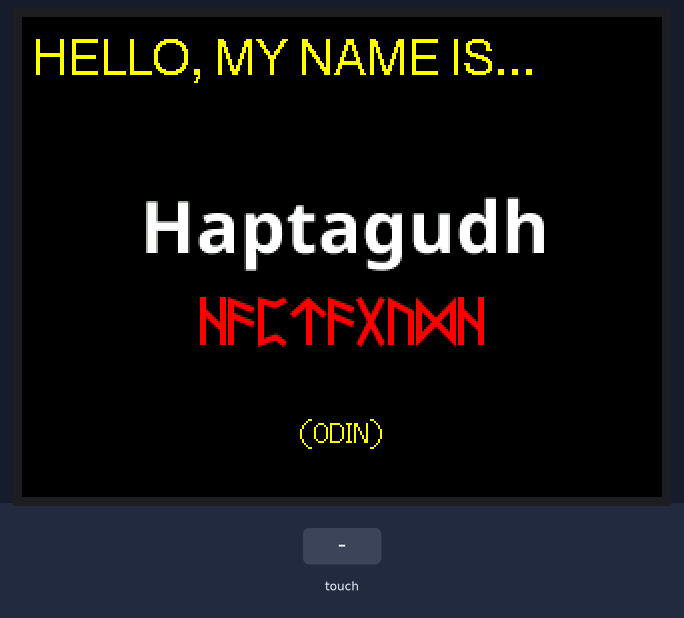
The sketch below on a simulated ESP32. On the bench: 320×240 colour display. Inputs (shaded band) come from the test bench. Random numbers use the default seed unless the sketch sets one.

Above: at 4.4 s.
4.5 s: touch panel pressed at 13 % / 10 % of its raw x / y range
At 6.3 s:
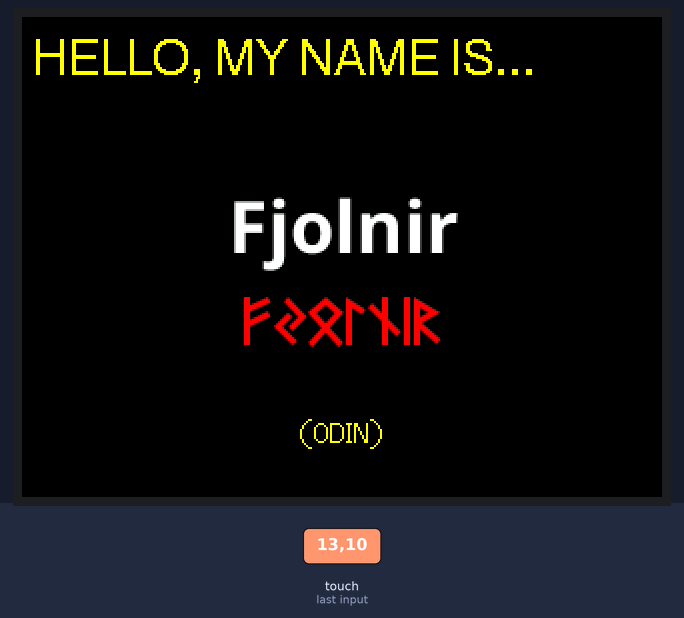
8.5 s: touch panel pressed at 87 % / 10 % of its raw x / y range
At 10.0 s:
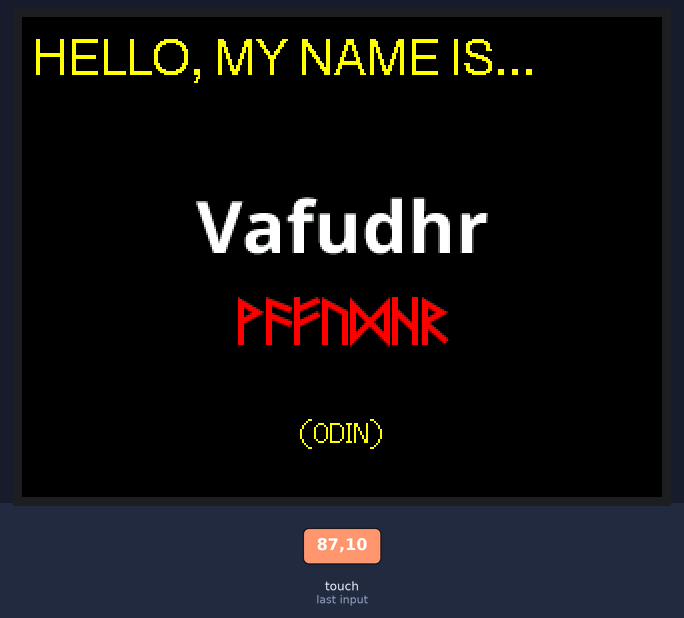
12.5 s: touch panel pressed at 38 % / 10 % of its raw x / y range
At 16.3 s:
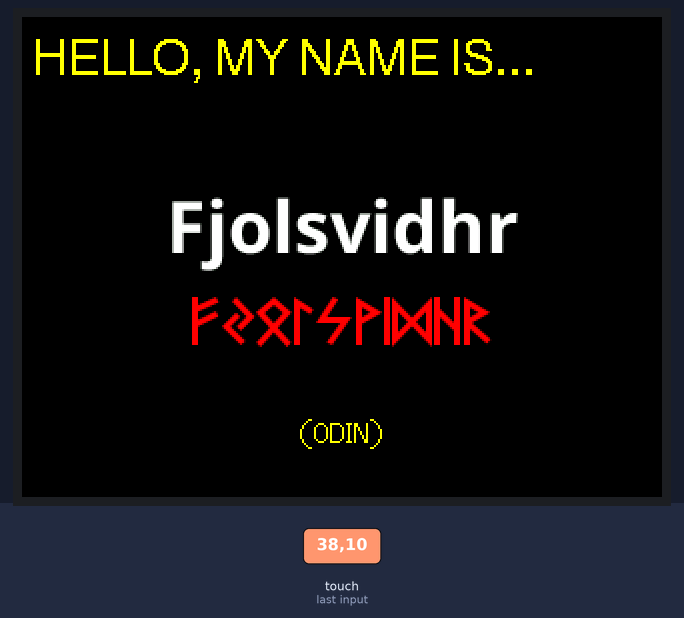
16.5 s: touch panel pressed at 38 % / 30 % of its raw x / y range
At 20.3 s:
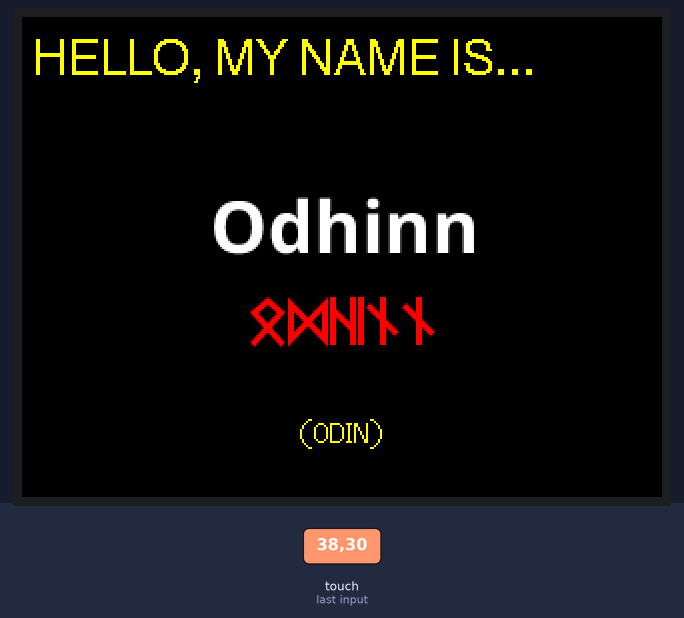
20.5 s: touch panel pressed at 62 % / 30 % of its raw x / y range
At 24.4 s:
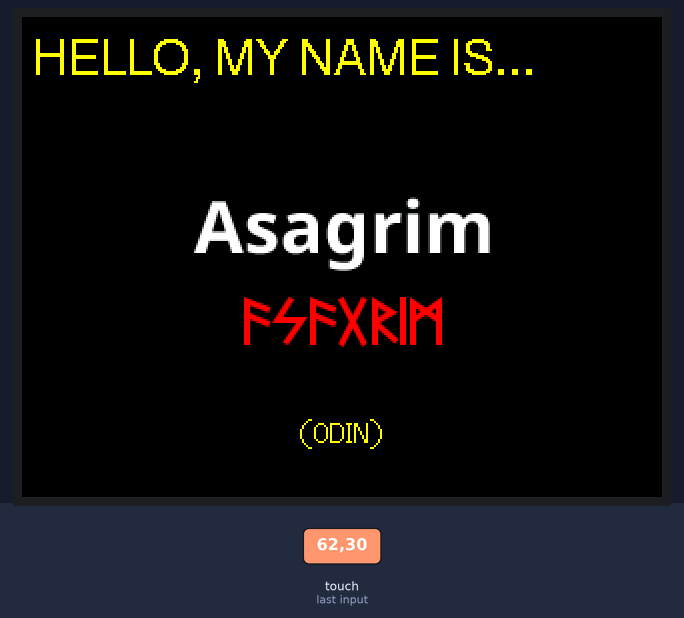
24.5 s: touch panel pressed at 13 % / 50 % of its raw x / y range
At 28.8 s:
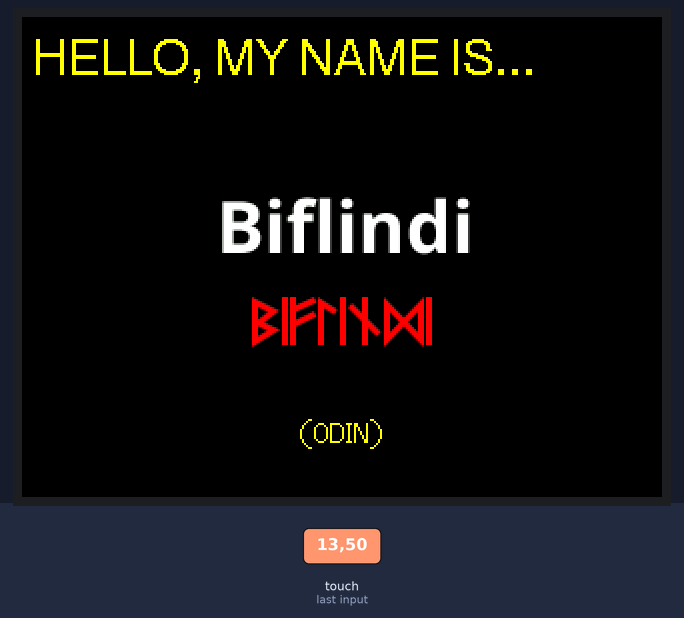
Timing chart, 0 to 30.3 s (numbered marks = the images above; inputs shaded):
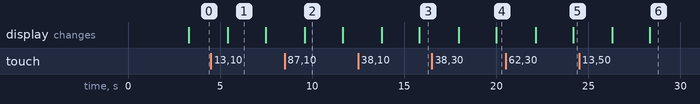

Measured:
- what the display in image 1 shows lasts 2.1 s, from 5.4 s to 7.5 s

The sketch:

namebadge3.ino
```cpp
/*******************************************************************
    Name Badge
    Adapted by Michael Bapst (https://www.einherjar.org)

    Name Badge is based on "Hello World" for the ESP32 Cheap Yellow Display.
    https://github.com/witnessmenow/ESP32-Cheap-Yellow-Display

    Written by Brian Lough
    YouTube: https://www.youtube.com/brianlough
    Twitter: https://twitter.com/witnessmenow

    Touch code was taken from Rui Santos & Sara Santos - Random Nerd Tutorials
    Additional code was supplied by Microsoft Copilot, who helped me remember
    a lot of C/C++, which I hadn't touched since the 90's
 *******************************************************************/

// Make sure to copy the UserSetup.h file into the library as
// per the Github Instructions. The pins are defined in there.
#include <string>
#include "NotoSansBold36.h"
#include "FutharkAOE.h"
#include "namelist.h"

// The font names are arrays references, thus must NOT be in quotes ""
#define AA_FONT_LARGE NotoSansBold36
#define AA_FONT_RUNIC FutharkAOE28
#define Name_List cNameList

#include <SPI.h>

// A library for interfacing with LCD displays
// Can be installed from the library manager (Search for "TFT_eSPI")
//https://github.com/Bodmer/TFT_eSPI
#include <TFT_eSPI.h>       // Hardware-specific library

TFT_eSPI tft = TFT_eSPI();

// Install the "XPT2046_Touchscreen" library by Paul Stoffregen to use the Touchscreen - https://github.com/PaulStoffregen/XPT2046_Touchscreen
// Note: this library doesn't require further configuration
#include <XPT2046_Touchscreen.h>

// Touchscreen pins
#define XPT2046_IRQ 36   // T_IRQ
#define XPT2046_MOSI 32  // T_DIN
#define XPT2046_MISO 39  // T_OUT
#define XPT2046_CLK 25   // T_CLK
#define XPT2046_CS 33    // T_CS

// Touchscreen coordinates: (x, y) and pressure (z)
int x, y, z;

SPIClass touchscreenSPI = SPIClass(VSPI);
XPT2046_Touchscreen touchscreen(XPT2046_CS, XPT2046_IRQ);

void RNDSeedTouch(int touchX, int touchY, int touchZ) {
  srand(touchX * touchY);
}

void setup() {
  //Initial Random seed value. The random seed will change when you touch the screen
  srand(69); //Nice...

  touchscreenSPI.begin(XPT2046_CLK, XPT2046_MISO, XPT2046_MOSI, XPT2046_CS);
  touchscreen.begin(touchscreenSPI);
  // Set the Touchscreen rotation in landscape mode
  // Note: in some displays, the touchscreen might be upside down, so you might need to set the rotation to 3: touchscreen.setRotation(3);
  touchscreen.setRotation(1);

  // Start the tft display and set it to black
  tft.init();
  tft.setRotation(1); //This is the display in landscape

  // Clear the screen before writing to it
  tft.fillScreen(TFT_BLACK);
  tft.setTextColor(TFT_YELLOW, TFT_BLACK, true);
  tft.drawString("HELLO, MY NAME IS...", 5, 10, 4); // Left Aligned
  tft.drawCentreString("(ODIN)", 160, 200, 2);
  tft.loadFont(AA_FONT_LARGE); // Must load the font first
  tft.setTextColor(TFT_WHITE, TFT_BLACK, true);
  tft.drawCentreString("Michael", 160, 90, 4); //Center Aligned
  tft.unloadFont(); // Remove the font to recover memory used
  delay(3000);
}


void loop() {

  //Checks to see if the screen has been touched, and if it has
  //Seed the random number with X * Y of where the screen has been touched.
  if (touchscreen.tirqTouched() && touchscreen.touched()) {
    // Get Touchscreen points
    TS_Point p = touchscreen.getPoint();
    // Calibrate Touchscreen points with map function to the correct width and height
    x = map(p.x, 200, 3700, 1, 320);
    y = map(p.y, 240, 3800, 1, 240);
    z = p.z;

    RNDSeedTouch(x, y, x);

    // Uncomment the next two lines to print the new random seed to the screen.
    //tft.setTextColor(TFT_WHITE, TFT_BLACK, true);
    //tft.drawCentreString(String(x * y), 160, 220, 2);

    delay(100);
  }

  int rndNumber = rand() % 96; //Pick a number between 0 and 96
  //Randomly selected name so it doesn't look like your going down an alphabetical list

  //Print Name in Roman Characters
  tft.loadFont(AA_FONT_LARGE);    // Must load the font first]
  //Blank out old text instead of clearing the screen. This prevents screen flashing
  tft.setTextColor(TFT_WHITE, TFT_BLACK, true);
  tft.drawCentreString("                                  ", 160, 90, 4);
  tft.drawCentreString(Name_List[rndNumber][0], 160, 90, 4);              //Write new text
  tft.unloadFont(); // Remove the font to recover memory used

  //Print Name is Runic Characters
  tft.loadFont(AA_FONT_RUNIC);    // Must load the font first
  tft.setTextColor(TFT_RED, TFT_BLACK, true);
  tft.drawCentreString("                                  ", 160, 140, 4); //Clear old text
  tft.drawCentreString(Name_List[rndNumber][1], 160, 140, 4);              //Write new text
  tft.unloadFont(); // Remove the font to recover memory used

  delay(2000); //wait 2 seconds and start over
}
```

namelist.h
```cpp
/* *****************************************************************************************
                              A list of Odhinn's names
Odin has 170 different names. More if you count the different spellings of the same name:
ODIN -> ODHINN -> OTHEN -> WODEN -> WOTAN
Here I have selected 96 of them.
The first name is Old Norse ---> English spelling
The Second Name is the Rune friendly Spelling (Y=I, C=K, V=W, etc.)
*******************************************************************************************/

const String cNameList[96][2] = {
  { "Alfadhr", "alfadhr" },
  { "Aldagautr", "aldagautr" },
  { "Atridhr", "atridhr" },
  { "Asagrim", "asagrim" },
  { "Audhun", "audhun" },
  { "Baleygr Baleyg", "baleigr baleig" },
  { "Biflindi", "biflindi" },
  { "Blindr", "blindr" },
  { "Bolverkr", "bolwerkr" },
  { "Draugadrottinn", "draugadrottinn" },
  { "Dresvarpr", "dreswarpr" },
  { "Drottinn", "drottinn" },
  { "Farmagnudhr", "farmagnudhr" },
  { "Farmatyr", "farmatir" },
  { "Fimbultyr", "fimbultir" },
  { "Fimbulthulr", "fimbulthulr" },
  { "Fjolnir", "fjolnir" },
  { "Fjolsvidhr", "fjolswidhr" },
  { "Foldardrottinn", "foldardrottinn" },
  { "Forni", "forni" },
  { "Gagnradhr", "gagnradhr" },
  { "Galdrafodhr", "galdrafodhr" },
  { "Fadhir galdrs", "fadhir galdrs" },
  { "Ganglari", "ganglari" },
  { "Gautr", "gautr" },
  { "Geirtyr", "geirtir" },
  { "Geirvaldr", "geirwaldr" },
  { "Glapsvidhr", "glapswidhr" },
  { "Gondlir", "gondlir" },
  { "Grimnir", "grimnir" },
  { "Gunnblindi", "gunnblindi" },
  { "Hagvirkr", "hagwirkr" },
  { "Hangadrottinn", "hangadrottinn" },
  { "Hangatyr", "hangatir" },
  { "Hangi", "hangi" },
  { "Haptagudh", "haptagudh" },
  { "Harbardhr", "harbardhr" },
  { "Harr", "harr" },
  { "Havi", "hawi" },
  { "Helblindi", "helblindi" },
  { "Herjafodhr", "herjafodhr" },
  { "Herjan", "herjan" },
  { "Herteitr", "herteitr" },
  { "Hildolfr", "hildolfr" },
  { "Hjaldrgegnir", "hjaldrgegnir" },
  { "Hjalmberi", "hjalmberi" },
  { "Hnikarr", "hnikarr" },
  { "Hoarr", "hoarr" },
  { "Hrafnagudh", "hrafnagudh" },
  { "Hroptatyr", "hroptatir" },
  { "Jafnharr", "jafnharr" },
  { "Odhinn", "odhinn" },
  { "Ofnir", "ofnir" },
  { "Reidhartyr", "reidhartir" },
  { "Rognir", "rognir" },
  { "Runatyr", "runatir" },
  { "Sadhr", "sadhr" },
  { "Sanngetall", "sanngetall" },
  { "Sidhgrani", "sidhgrani" },
  { "Sidhhottr", "sidhhottr" },
  { "Sidhskeggr", "sidhskeggr" },
  { "Sigfodhr", "sigfodhr" },
  { "Sigrunnr", "sigrunnr" },
  { "Sigtryggr", "sigtriggr" },
  { "Sigtyr", "sigtir" },
  { "Sigthror", "sigthror" },
  { "Skilfingr", "skilfingr" },
  { "Skollvaldr", "skollwaldr" },
  { "Svafnir", "swafnir" },
  { "Sveigdhir", "sweigdhir" },
  { "Svidhrir", "swidhrir" },
  { "Svipall", "swipall" },
  { "Svolnir", "swolnir" },
  { "Tviblindi", "twiblindi" },
  { "Thekkr", "thekkr" },
  { "Thrasarr", "thrasarr" },
  { "Thridhi", "thridhi" },
  { "Thriggi", "thriggi" },
  { "Throttr", "throttr" },
  { "Udhr", "udhr" },
  { "Vafudhr", "wafudhr" },
  { "Valfodhr", "walfodhr" },
  { "Valgautr", "walgautr" },
  { "Valkjosandi", "walkjosandi" },
  { "Valtamr", "waltamr" },
  { "Valtyr", "waltir" },
  { "Valthognir", "walthognir" },
  { "Vegtam", "wegtam" },
  { "Veratyr", "weratir" },
  { "Vidhfrager", "widhfrager" },
  { "Vidhrir", "widhrir" },
  { "Vidhrimnir", "widhrimnir" },
  { "Vidhurr", "widhurr" },
  { "Vingnir", "wingnir" },
  { "Woden", "woden" },
  { "Wotan", "wotan" },
};
```

Source omitted: FutharkAOE.h (data table, 121115 bytes), oSansBold36.h (data table, 268239 bytes)
